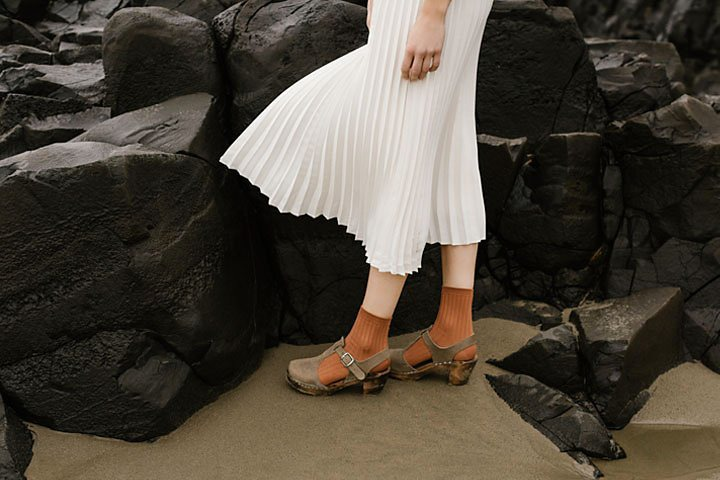
#> input picture Assignment/(3).jpg, 720 x 480 px
$ jupyter execute Q3_code.ipynb
#> lines starting #> are read from the running program, lines starting #| are printed output that depends on the picture
[cell 1]
#CIELAB color space, also referred to as L*a*b*, is a color space
#L* for perceptual lightness and a* and b* for the four unique colors of human vision: red green, blue and yellow.
#going to apply gamma correction to L plane in this color space.

import cv2 as cv
import matplotlib.pyplot as plt
import numpy as np

img_orig = cv.imread('(3).jpg', cv.IMREAD_COLOR)
#> img_orig is the input picture: shape (480, 720, 3); mean B, G, R 58.1, 68.6, 75.7
#print(img_orig.shape)


cv.namedWindow("Image", cv.WINDOW_AUTOSIZE)
cv.imshow("Image", img_orig)
cv.waitKey(0)
gamma = 2.2
table = np.array([(i/255.0)**(1/gamma)*255.0 for i in np.arange(0,256)]).astype('uint8')
img_gamma = cv.LUT(img_orig, table)
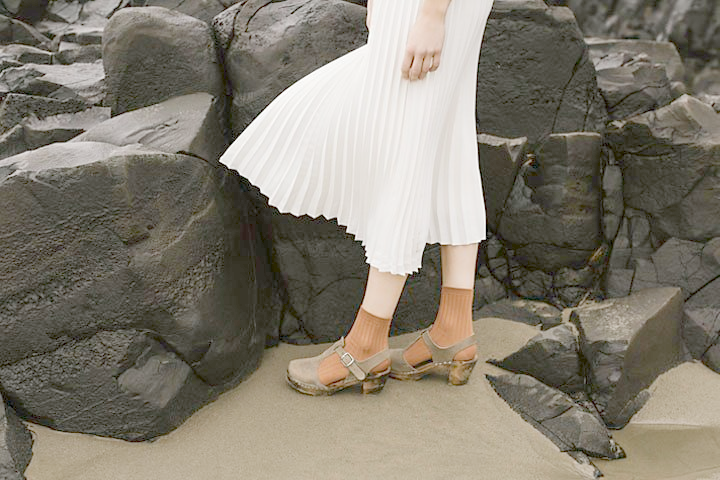
#> img_gamma: shape (480, 720, 3); mean B, G, R 111.6, 124.5, 130.6
cv.namedWindow("Gamma Corrected", cv.WINDOW_AUTOSIZE)
cv.imshow("Gamma Corrected", img_gamma)

cv.waitKey(0)
cv.destroyAllWindows()

Try 1

[cell 2]
import cv2 as cv
import matplotlib.pyplot as plt
import numpy as np

img_orig = cv.imread('(3).jpg', cv.IMREAD_COLOR)
#open the image in L*a*b color space
img_lab = cv.cvtColor(img_orig, cv.COLOR_BGR2LAB)
#> img_lab: shape (480, 720, 3); mean of channels 0, 1, 2 71.3, 129.1, 135
#apply gamma correction to L plane
#img_lab[:,:,0] = cv.LUT(img_lab[:,:,0], table)

#apply gamma correction to L plane using gamma function
gamma = 0.6
img_lab[:,:,0] = np.power((img_lab[:,:,0]/255.0), (1/gamma))*255.0
#> img_lab: shape (480, 720, 3); mean of channels 0, 1, 2 45.5, 129.1, 135


#table = np.array([(i/100.0)**(1/gamma)*100.0 for i in np.arange(101)]).astype('float32')


#img_lab[:,:,0] = cv.LUT(img_lab[:,:,0], table)

#convert back to BGR color space
img_bgr = cv.cvtColor(img_lab, cv.COLOR_LAB2BGR)
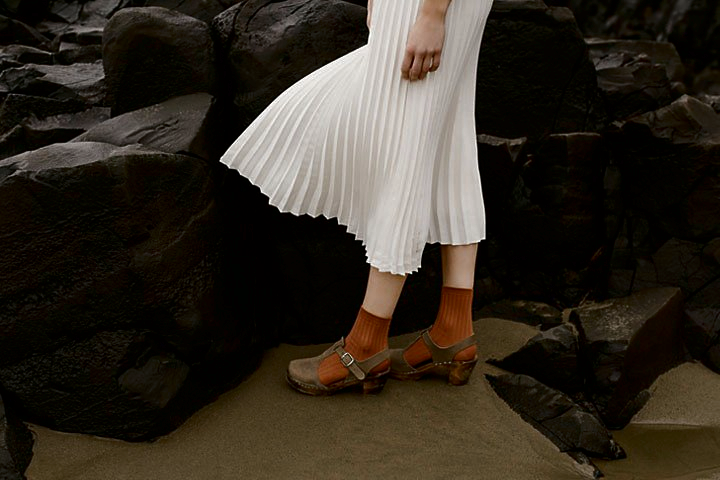
#> img_bgr: shape (480, 720, 3); mean B, G, R 34, 43.5, 50.4
#display the image
cv.namedWindow("Original", cv.WINDOW_AUTOSIZE)
cv.imshow("Original", img_orig)
cv.imshow("L*a*b*", img_lab)
cv.namedWindow("Gamma Corrected", cv.WINDOW_AUTOSIZE)
cv.imshow("Gamma Corrected", img_bgr)
cv.waitKey(0)
cv.destroyAllWindows()


cv.imwrite('Q3\original.jpg', img_orig)
cv.imwrite('Q3\lab.jpg', img_lab)
cv.imwrite('Q3\gamma_corrected.jpg', img_bgr)
#> Out = True

Question 3 Starts here

[cell 3]
import cv2 as cv
import matplotlib.pyplot as plt
import numpy as np

img = cv.imread("(3).jpg",cv.IMREAD_COLOR)
original = cv.cvtColor(img,cv.COLOR_BGR2RGB)
lab = cv.cvtColor(img,cv.COLOR_BGR2LAB)
L, a, b = cv.split(lab)
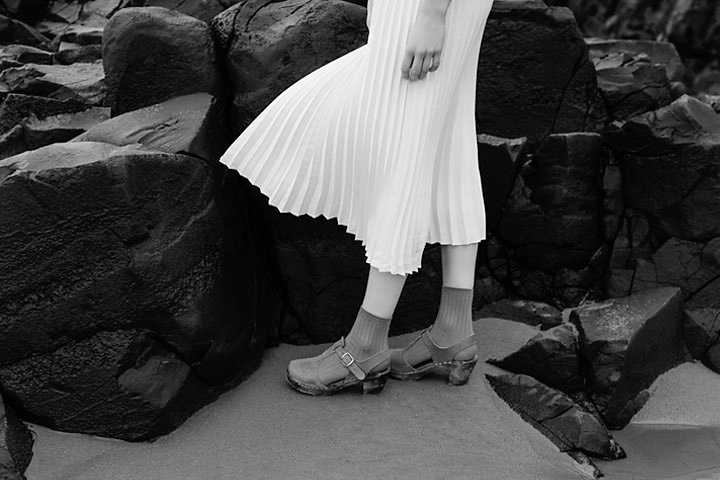
#> L: shape (480, 720); min 0, max 255, mean 71.3
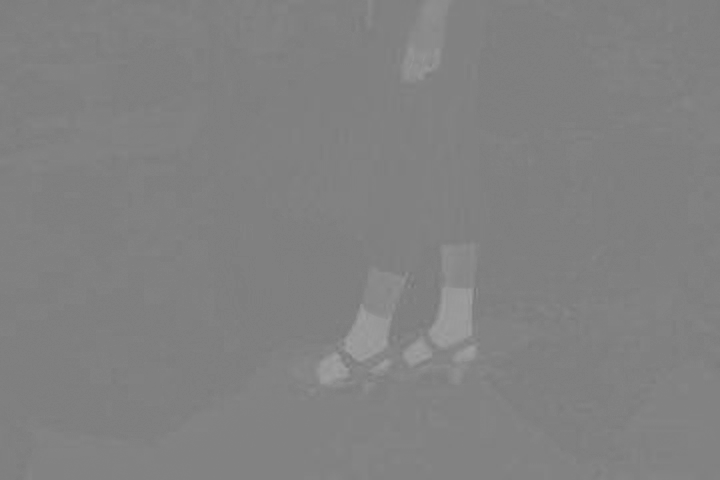
#> a: shape (480, 720); min 117, max 161, mean 129.1
gamma = 0.6
t = np.array([(p/255.0)**(gamma)*255.0 for p in range (0,256)]).astype('uint8')
print("Gamma =", gamma)

#display
plt.figure(figsize=(20,20))
plt.subplot(1,3,1)
plt.imshow(original)
plt.title("Original")
plt.subplot(1,3,2)
plt.imshow(lab)
plt.title("L*a*b*")
plt.subplot(1,3,3)
plt.imshow(L)
plt.title("L plane")
plt.show()

[cell 4]
transformed = cv.LUT(L, t)
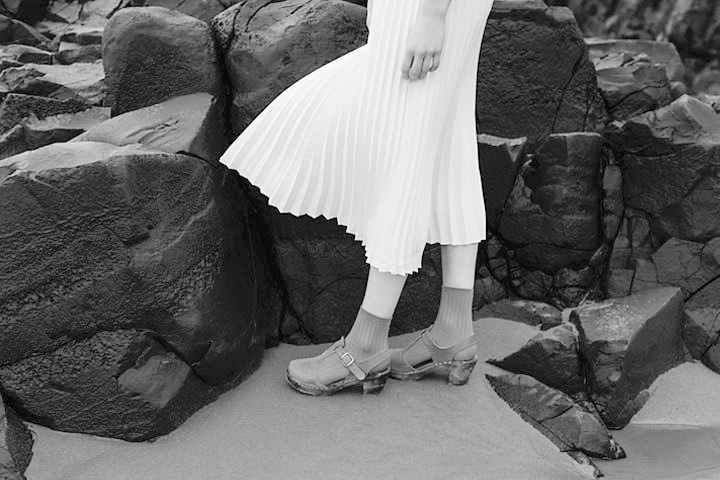
#> transformed: shape (480, 720); min 0, max 255, mean 104.3
lab_orig = cv.cvtColor(img,cv.COLOR_BGR2LAB)
lab[:,:,0] = transformed
#> lab: shape (480, 720, 3); mean of channels 0, 1, 2 104.3, 129.1, 135
img = cv.cvtColor(lab, cv.COLOR_Lab2RGB).astype('uint8')
#> img: shape (480, 720, 3); mean of channels 0, 1, 2 106.5, 99, 88.2
hist_original = cv.calcHist([lab_orig],[0],None,[256],[0,256])
#> hist_original = 256 values, max 13440 at index 12, min 0 at index 4, mean 1350
hist_gamma = cv.calcHist([lab],[0],None,[256],[0,256])
#> hist_gamma = 256 values, max 13440 at index 40, min 0 at index 1, mean 1350

#display
plt.figure(figsize=(20,20))
plt.subplot(1,3,1)
plt.imshow(original)
plt.title("Original")
plt.subplot(1,3,2)
plt.imshow(transformed)
plt.title("Gamma Corrected in lab")
plt.subplot(1,3,3)
plt.imshow(img)
plt.title("Gamma Corrected in RGB")
plt.show()

[cell 5]
#display 2 histograms
plt.figure(figsize=(10,5))
plt.subplot(1,2,1)
plt.plot(hist_original)
plt.title("Original Histogram")
plt.subplot(1,2,2)
plt.plot(hist_gamma)
plt.title("Gamma Corrected Histogram")
plt.show()
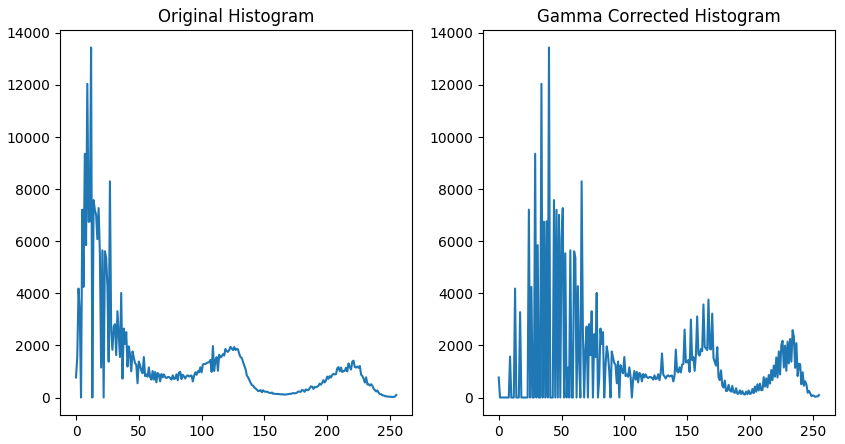
#> figure drawn by matplotlib, 2 panels; panel 1: curve peaks at x = 12, y = 13440; panel 2: curve peaks at x = 40, y = 13440

#display 2 color histograms
plt.figure(figsize=(10,5))
plt.subplot(1,2,1)
plt.title("Original Color Histogram")
colors = ('r','g','b')
for i,col in enumerate(colors):
    histr = cv.calcHist([original],[i],None,[256],[0,256])
    plt.plot(histr,color = col)
    plt.xlim([0,256])
plt.subplot(1,2,2)
plt.title("Gamma Corrected Color Histogram")
colors = ('r','g','b')
for i,col in enumerate(colors):
    histr = cv.calcHist([img],[i],None,[256],[0,256])
    plt.plot(histr,color = col)
    plt.xlim([0,256])
plt.show()
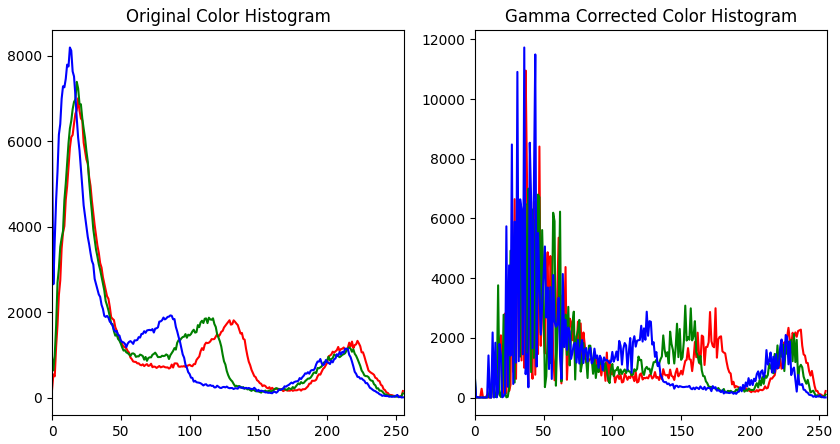
#> figure drawn by matplotlib, 2 panels; panel 1: curve peaks at x = 19, y = 7004; panel 1: curve peaks at x = 18, y = 7388; panel 1: curve peaks at x = 13, y = 8192; panel 2: curve peaks at x = 37, y = 10954

$ run again, with Assignment/(1).jpg copied over Assignment/(3).jpg
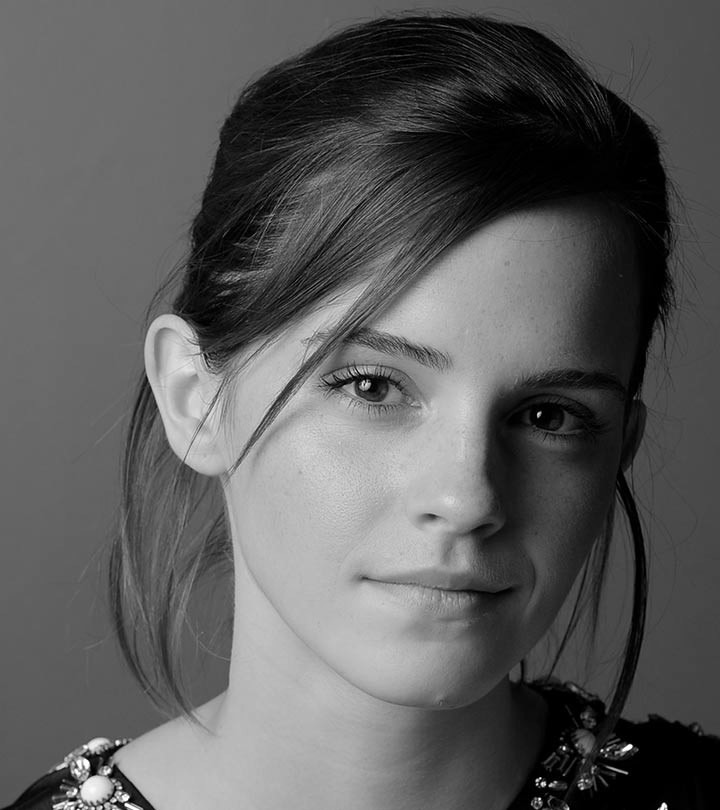
#> input picture Assignment/(1).jpg, 720 x 810 px
#> img_orig is the input picture: shape (810, 720, 3); min 0, max 255, mean 92.2
#> Out = True
#> a: shape (810, 720); every value is 128
#> `transformed = cv.LUT(L, t)`:
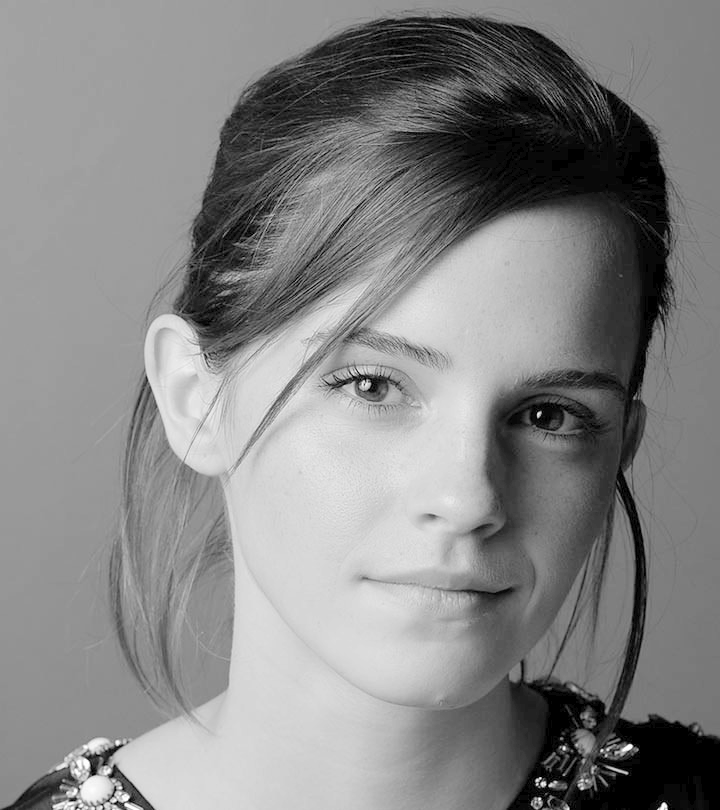
#> transformed: shape (810, 720); min 0, max 255, mean 133.5
#> lab: shape (810, 720, 3); mean of channels 0, 1, 2 133.5, 128, 128
#> img: shape (810, 720, 3); mean of channels 0, 1, 2 127.3, 127.3, 127.3
#> hist_original = 256 values, max 20762 at index 119, min 0 at index 4, mean 2278.1
#> hist_gamma = 256 values, max 25545 at index 158, min 0 at index 1, mean 2278.1
#> `plt.show()`:
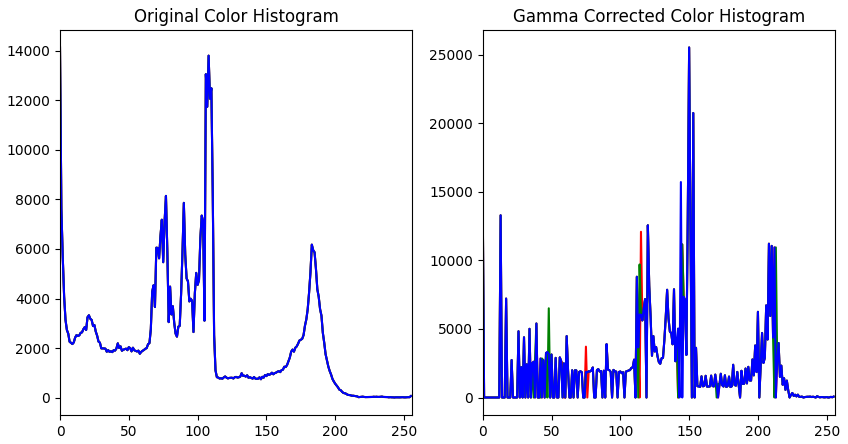
#> figure drawn by matplotlib, 2 panels; panel 1: curve peaks at x = 0, y = 14134; panel 1: curve peaks at x = 0, y = 14134; panel 1: curve peaks at x = 0, y = 14134; panel 2: curve peaks at x = 150, y = 25545

$ run again, with Assignment/(2).jpg copied over Assignment/(3).jpg
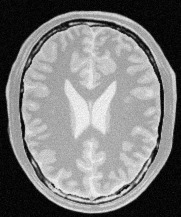
#> input picture Assignment/(2).jpg, 181 x 217 px
#> img_orig is the input picture: shape (217, 181, 3); min 0, max 252, mean 123.8
#> Out = True
#> a: shape (217, 181); every value is 128
#> `transformed = cv.LUT(L, t)`:
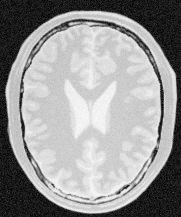
#> transformed: shape (217, 181); min 0, max 253, mean 150.9
#> lab: shape (217, 181, 3); mean of channels 0, 1, 2 150.9, 128, 128
#> img: shape (217, 181, 3); mean of channels 0, 1, 2 147.8, 147.8, 147.8
#> hist_original = 256 values, max 2163 at index 5, min 0 at index 4, mean 153.4
#> hist_gamma = 256 values, max 2163 at index 24, min 0 at index 1, mean 153.4
#> `plt.show()`:
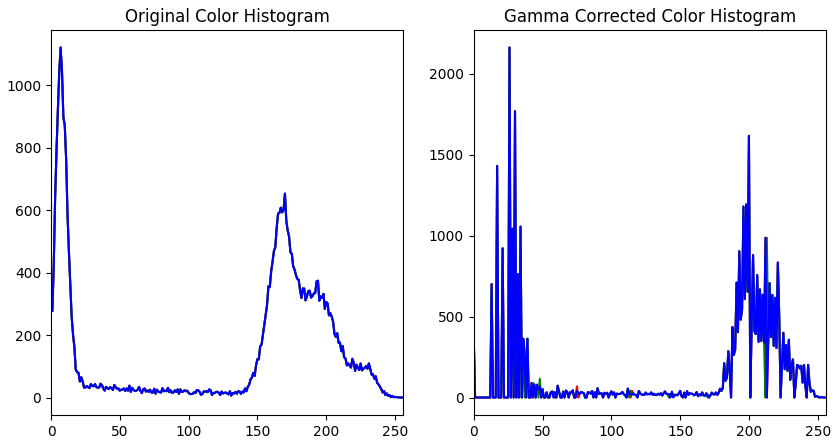
#> figure drawn by matplotlib, 2 panels; panel 1: curve peaks at x = 7, y = 1121; panel 1: curve peaks at x = 7, y = 1121; panel 1: curve peaks at x = 7, y = 1121; panel 2: curve peaks at x = 26, y = 2163
